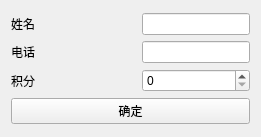
<?xml version="1.0" encoding="UTF-8"?>
<ui version="4.0">
 <class>Form</class>
 <widget class="QWidget" name="Form">
  <property name="geometry">
   <rect>
    <x>0</x>
    <y>0</y>
    <width>261</width>
    <height>137</height>
   </rect>
  </property>
  <property name="minimumSize">
   <size>
    <width>261</width>
    <height>137</height>
   </size>
  </property>
  <property name="maximumSize">
   <size>
    <width>261</width>
    <height>137</height>
   </size>
  </property>
  <property name="windowTitle">
   <string>充值积分</string>
  </property>
  <layout class="QVBoxLayout" name="verticalLayout_2">
   <item>
    <layout class="QVBoxLayout" name="verticalLayout">
     <item>
      <layout class="QGridLayout" name="gridLayout">
       <item row="2" column="0">
        <widget class="QLabel" name="label_2">
         <property name="text">
          <string>积分</string>
         </property>
        </widget>
       </item>
       <item row="2" column="2">
        <widget class="QSpinBox" name="spinBox">
         <property name="maximum">
          <number>999999999</number>
         </property>
        </widget>
       </item>
       <item row="0" column="2">
        <widget class="QLineEdit" name="lineEdit"/>
       </item>
       <item row="0" column="1">
        <spacer name="horizontalSpacer">
         <property name="orientation">
          <enum>Qt::Horizontal</enum>
         </property>
         <property name="sizeHint" stdset="0">
          <size>
           <width>40</width>
           <height>20</height>
          </size>
         </property>
        </spacer>
       </item>
       <item row="0" column="0">
        <widget class="QLabel" name="label">
         <property name="text">
          <string>姓名</string>
         </property>
        </widget>
       </item>
       <item row="1" column="0">
        <widget class="QLabel" name="label_3">
         <property name="text">
          <string>电话</string>
         </property>
        </widget>
       </item>
       <item row="1" column="2">
        <widget class="QLineEdit" name="lineEdit_2"/>
       </item>
      </layout>
     </item>
     <item>
      <widget class="QPushButton" name="pushButton">
       <property name="text">
        <string>确定</string>
       </property>
      </widget>
     </item>
    </layout>
   </item>
  </layout>
 </widget>
 <resources/>
 <connections/>
</ui>
